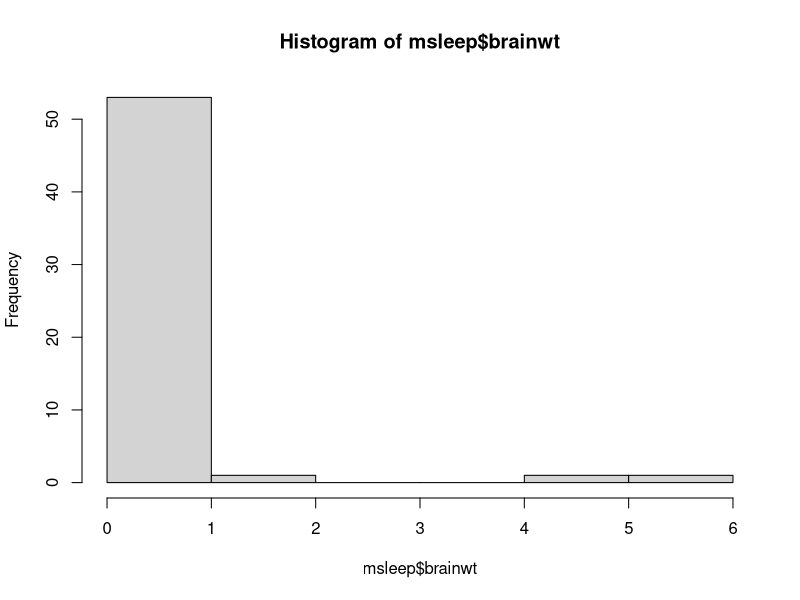

Recreate this plot in R.
## ---- chunk 1
library(tidyverse)
## ---- chunk 2
head(msleep)
## ---- chunk 3
median(msleep$brainwt, na.rm = TRUE)
mean(msleep$brainwt, na.rm = TRUE)
sd(msleep$brainwt, na.rm = TRUE)
var(msleep$brainwt, na.rm = TRUE)
## ---- chunk 4
median(msleep$bodywt, na.rm = TRUE)
mean(msleep$bodywt, na.rm = TRUE)
sd(msleep$bodywt, na.rm = TRUE)
var(msleep$bodywt, na.rm = TRUE)
## ---- chunk 5
hist(msleep$brainwt)
## ---- chunk 6
cor(msleep$brainwt, msleep$bodywt)
## ---- chunk 7
summary(msleep)
## ---- chunk 8
msleep2 <- msleep %>% drop_na(brainwt)
dim(msleep)
dim(msleep2)
## ---- chunk 9
#?
## ---- chunk 10
#?
## ---- chunk 11
#?
## ---- chunk 12
cor(msleep2$brainwt, msleep2$bodywt)
## ---- chunk 13
library(Hmisc)
rcorr(msleep2$brainwt, msleep2$bodywt, type = "pearson")
rcorr(msleep2$brainwt, msleep2$bodywt, type = "spearman")
## ---- chunk 14
my.mod <- lm(formula = brainwt ~ bodywt, data = msleep2)
summary(my.mod)
## ---- chunk 15
my.mod2 <- lm(formula = sleep_total ~ bodywt + brainwt, data = msleep2)
summary(my.mod2)
## ---- chunk 16
my.mod2 <- lm(formula = sleep_total ~ bodywt + brainwt, data = msleep2)
summary(my.mod2)
